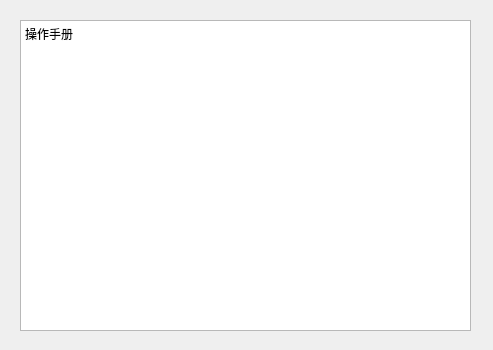
<?xml version="1.0" encoding="UTF-8"?>
<ui version="4.0">
 <class>Form</class>
 <widget class="QWidget" name="Form">
  <property name="geometry">
   <rect>
    <x>0</x>
    <y>0</y>
    <width>493</width>
    <height>350</height>
   </rect>
  </property>
  <property name="minimumSize">
   <size>
    <width>493</width>
    <height>350</height>
   </size>
  </property>
  <property name="maximumSize">
   <size>
    <width>493</width>
    <height>350</height>
   </size>
  </property>
  <property name="windowTitle">
   <string>Form</string>
  </property>
  <property name="styleSheet">
   <string notr="true"/>
  </property>
  <widget class="QTextBrowser" name="textBrowser">
   <property name="geometry">
    <rect>
     <x>20</x>
     <y>20</y>
     <width>451</width>
     <height>311</height>
    </rect>
   </property>
   <property name="html">
    <string>&lt;!DOCTYPE HTML PUBLIC &quot;-//W3C//DTD HTML 4.0//EN&quot; &quot;http://www.w3.org/TR/REC-html40/strict.dtd&quot;&gt;
&lt;html&gt;&lt;head&gt;&lt;meta name=&quot;qrichtext&quot; content=&quot;1&quot; /&gt;&lt;style type=&quot;text/css&quot;&gt;
p, li { white-space: pre-wrap; }
&lt;/style&gt;&lt;/head&gt;&lt;body style=&quot; font-family:'SimSun'; font-size:9pt; font-weight:400; font-style:normal;&quot;&gt;
&lt;p style=&quot; margin-top:0px; margin-bottom:0px; margin-left:0px; margin-right:0px; -qt-block-indent:0; text-indent:0px;&quot;&gt;&lt;span style=&quot; font-family:'SimSun';&quot;&gt;操作手册&lt;/span&gt;&lt;/p&gt;&lt;/body&gt;&lt;/html&gt;</string>
   </property>
  </widget>
 </widget>
 <resources/>
 <connections/>
</ui>
